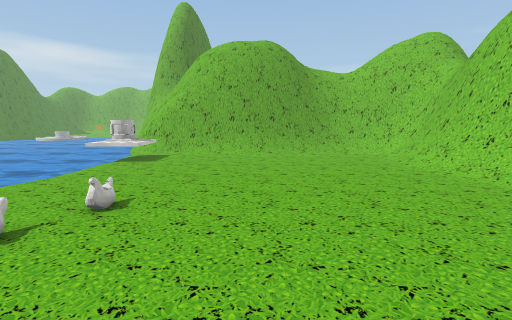
view 1 (above)

14 first-person views from a walk through a Unity game level. The camera is 1.5 m above the floor, tilts 8° down and sees 85° across. The floor is counted in squares, 1 m on a side. Each view is taken from the middle of a square. On the plan, view 1 faces up. The plan holds only what a view shows up to about 14 squares ahead; the rest is blank. The place goes on beyond the plan. The player is left out. Some surface patterns are stand-ins.

view 2
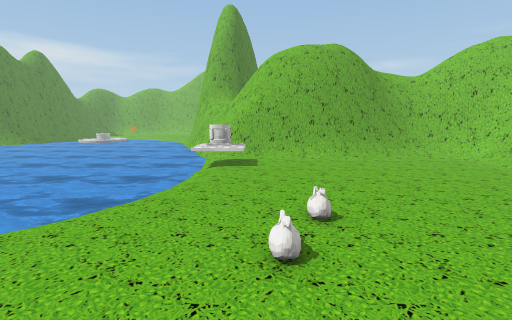

view 3
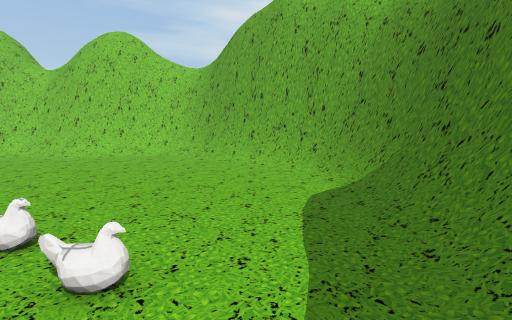

view 4
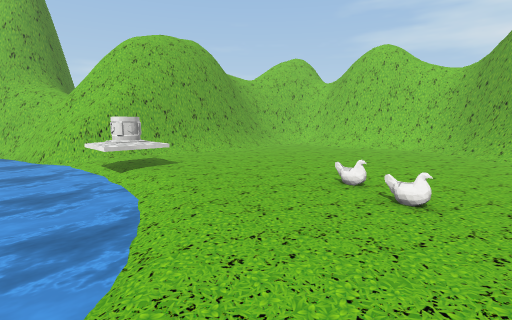

view 5
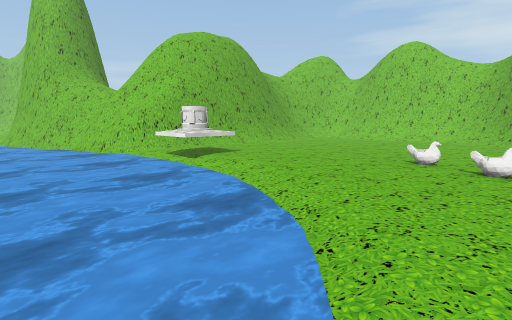

view 6
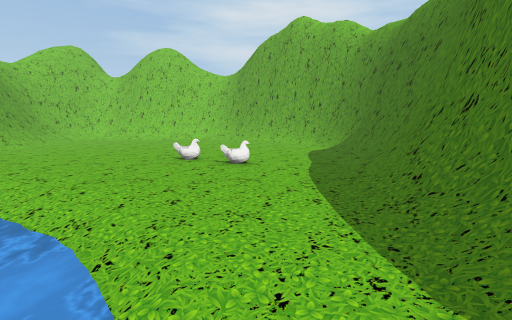

view 7
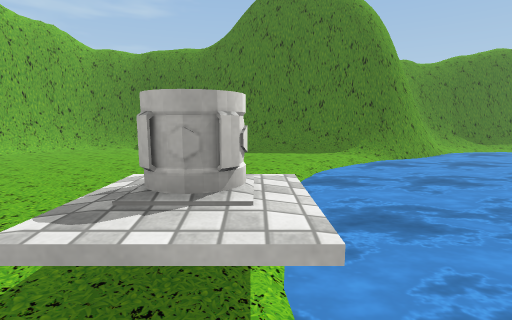

view 8
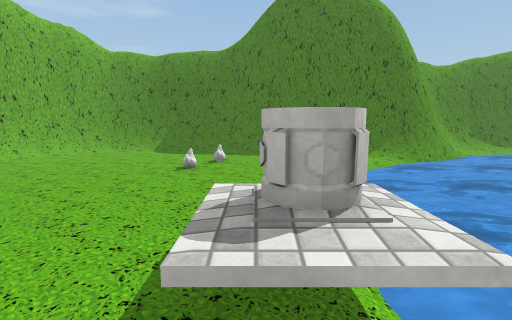

view 9
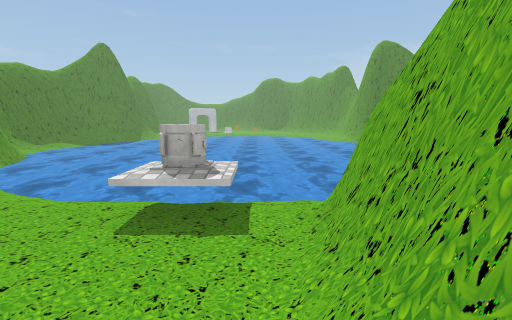

view 10
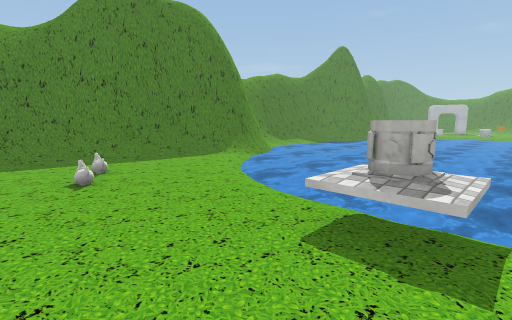

view 11
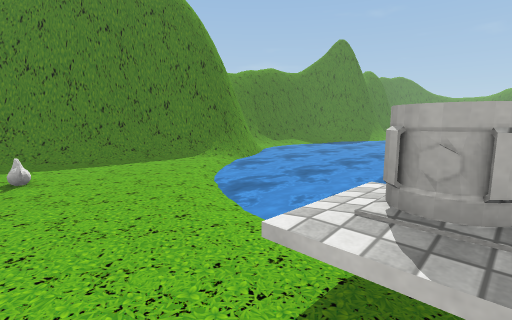

view 12
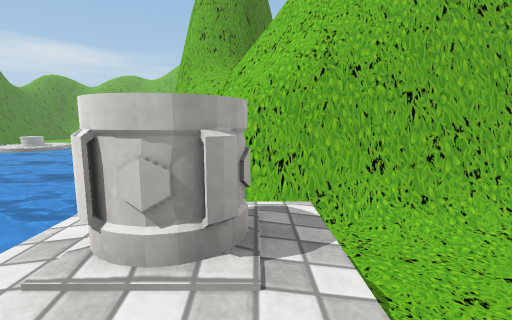

view 13
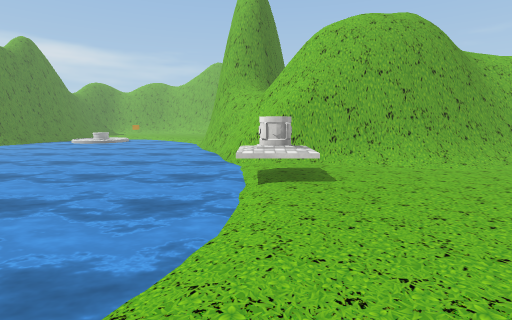

view 14
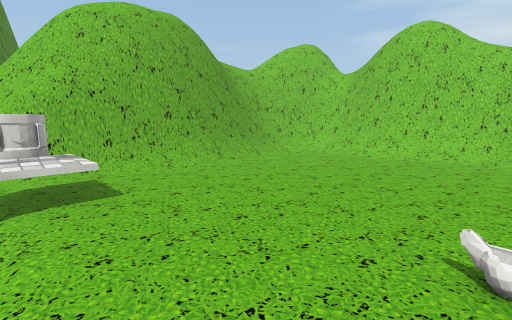

### Floor plan
Key: @ floor where view 1 was taken; # wall or solid block; . main floor; - floor 0.25 m lower than the main floor; / step, stairs or slope; = window, fence, low wall or low ledge; ~ water the walk can cross; ≈ water the walk keeps out of; ^ raised ledge; O other object.
Columns run from 14 left of view 1 to 8 right of it. Each row starts with its distance up from view 1.
 18 ≈≈≈≈≈≈≈#
 17 ≈≈≈≈≈≈≈##
 16 ≈≈≈≈≈≈≈###
 15 ≈≈≈≈≈≈≈~####    ####
 14 ≈≈≈≈≈≈≈~//#######==###
 13 ≈≈≈≈≈≈≈~/...//////./=#
 12 ≈≈≈≈≈≈≈~^ ........../#
 11 ≈≈≈≈≈≈≈~^^........../#
 10 ≈≈≈≈≈≈≈~/...........=#
  9  ≈≈≈≈≈≈~/.........../#
  8 ≈≈≈≈≈≈≈~/.........../##
  7 ≈≈≈≈≈≈≈-............/=#
  6 ≈≈≈≈≈≈~/............/=#
  5 ≈≈≈≈≈~/....O......../##
  4 ≈≈≈≈~/............./###
  3 ≈≈≈~/.....O........=##
  2 ≈==//.............=##
  1 ######=#/........=##
  0     ######////@/=##
 -1         ##########

Positions as (right, up) in squares from view 1, and headings:
1: (0, 0), facing up
2: (-4, 0), facing up
3: (-6, 2), facing right
4: (-9, 2), facing up-right
5: (-11, 3), facing up-right
6: (-11, 3), facing right
7: (-6, 14), facing down
8: (-5, 14), facing down
9: (0, 13), facing left
10: (-1, 13), facing down-left
11: (-3, 12), facing down-left
12: (-5, 10), facing up
13: (-6, 4), facing up
14: (-6, 5), facing up-right
